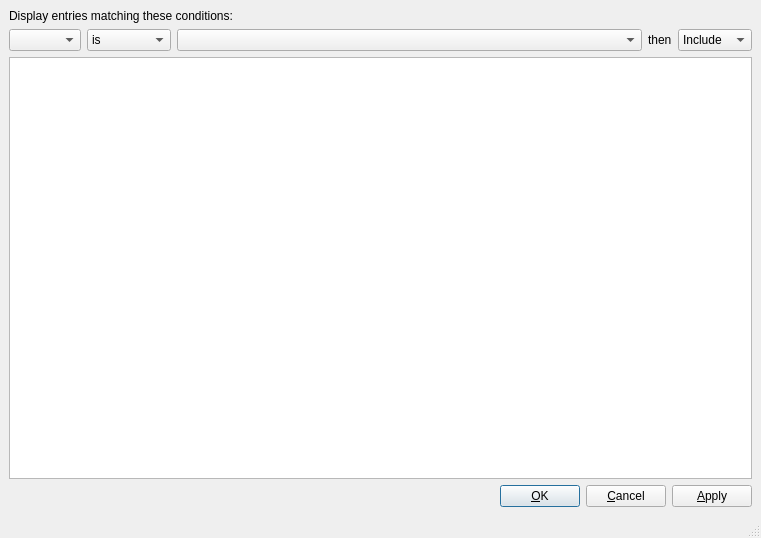
<?xml version="1.0" encoding="UTF-8"?>
<ui version="4.0">
 <class>FilterWindow</class>
 <widget class="QMainWindow" name="FilterWindow">
  <property name="geometry">
   <rect>
    <x>0</x>
    <y>0</y>
    <width>761</width>
    <height>538</height>
   </rect>
  </property>
  <property name="windowTitle">
   <string>MainWindow</string>
  </property>
  <widget class="QWidget" name="centralwidget">
   <layout class="QVBoxLayout" name="verticalLayout">
    <item>
     <widget class="QLabel" name="lblDisplay">
      <property name="text">
       <string>Display entries matching these conditions:</string>
      </property>
     </widget>
    </item>
    <item>
     <layout class="QHBoxLayout" name="horizontalLayout">
      <item>
       <widget class="QComboBox" name="cbColumn"/>
      </item>
      <item>
       <widget class="QComboBox" name="cbRelation">
        <item>
         <property name="text">
          <string>is</string>
         </property>
        </item>
        <item>
         <property name="text">
          <string>is not</string>
         </property>
        </item>
        <item>
         <property name="text">
          <string>less than</string>
         </property>
        </item>
        <item>
         <property name="text">
          <string>more than</string>
         </property>
        </item>
        <item>
         <property name="text">
          <string>starts with</string>
         </property>
        </item>
        <item>
         <property name="text">
          <string>ends with</string>
         </property>
        </item>
        <item>
         <property name="text">
          <string>contains</string>
         </property>
        </item>
        <item>
         <property name="text">
          <string>excludes</string>
         </property>
        </item>
       </widget>
      </item>
      <item>
       <widget class="QComboBox" name="cbValue">
        <property name="sizePolicy">
         <sizepolicy hsizetype="MinimumExpanding" vsizetype="Fixed">
          <horstretch>0</horstretch>
          <verstretch>0</verstretch>
         </sizepolicy>
        </property>
       </widget>
      </item>
      <item>
       <widget class="QLabel" name="lblThen">
        <property name="sizePolicy">
         <sizepolicy hsizetype="Minimum" vsizetype="Preferred">
          <horstretch>0</horstretch>
          <verstretch>0</verstretch>
         </sizepolicy>
        </property>
        <property name="text">
         <string>then</string>
        </property>
       </widget>
      </item>
      <item>
       <widget class="QComboBox" name="cbAction">
        <property name="sizePolicy">
         <sizepolicy hsizetype="Preferred" vsizetype="Fixed">
          <horstretch>0</horstretch>
          <verstretch>0</verstretch>
         </sizepolicy>
        </property>
        <item>
         <property name="text">
          <string>Include</string>
         </property>
        </item>
        <item>
         <property name="text">
          <string>Exclude</string>
         </property>
        </item>
       </widget>
      </item>
     </layout>
    </item>
    <item>
     <widget class="QTableView" name="tableView"/>
    </item>
    <item>
     <layout class="QHBoxLayout" name="horizontalLayout_2">
      <item>
       <spacer name="horizontalSpacer">
        <property name="orientation">
         <enum>Qt::Horizontal</enum>
        </property>
        <property name="sizeHint" stdset="0">
         <size>
          <width>40</width>
          <height>20</height>
         </size>
        </property>
       </spacer>
      </item>
      <item>
       <widget class="QPushButton" name="pushButton">
        <property name="text">
         <string>&amp;OK</string>
        </property>
        <property name="default">
         <bool>true</bool>
        </property>
       </widget>
      </item>
      <item>
       <widget class="QPushButton" name="pushButton_2">
        <property name="text">
         <string>&amp;Cancel</string>
        </property>
       </widget>
      </item>
      <item>
       <widget class="QPushButton" name="pushButton_3">
        <property name="text">
         <string>&amp;Apply</string>
        </property>
       </widget>
      </item>
     </layout>
    </item>
   </layout>
  </widget>
  <widget class="QStatusBar" name="statusbar"/>
 </widget>
 <resources/>
 <connections/>
</ui>
